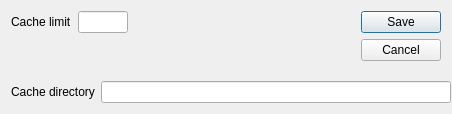
<ui version="4.0" >
 <class>CacheSettingsDialog</class>
 <widget class="QDialog" name="CacheSettingsDialog" >
  <property name="geometry" >
   <rect>
    <x>0</x>
    <y>0</y>
    <width>452</width>
    <height>114</height>
   </rect>
  </property>
  <property name="minimumSize" >
   <size>
    <width>350</width>
    <height>0</height>
   </size>
  </property>
  <property name="windowTitle" >
   <string>Cache settings</string>
  </property>
  <layout class="QVBoxLayout" >
   <item>
    <layout class="QHBoxLayout" >
     <item>
      <layout class="QVBoxLayout" >
       <item>
        <layout class="QHBoxLayout" >
         <item>
          <widget class="QLabel" name="label" >
           <property name="text" >
            <string>Cache limit</string>
           </property>
          </widget>
         </item>
         <item>
          <widget class="QLineEdit" name="cacheNumEdit" >
           <property name="minimumSize" >
            <size>
             <width>50</width>
             <height>0</height>
            </size>
           </property>
           <property name="maximumSize" >
            <size>
             <width>50</width>
             <height>16777215</height>
            </size>
           </property>
          </widget>
         </item>
         <item>
          <spacer>
           <property name="orientation" >
            <enum>Qt::Horizontal</enum>
           </property>
           <property name="sizeHint" >
            <size>
             <width>40</width>
             <height>20</height>
            </size>
           </property>
          </spacer>
         </item>
        </layout>
       </item>
       <item>
        <spacer>
         <property name="orientation" >
          <enum>Qt::Vertical</enum>
         </property>
         <property name="sizeHint" >
          <size>
           <width>20</width>
           <height>40</height>
          </size>
         </property>
        </spacer>
       </item>
      </layout>
     </item>
     <item>
      <layout class="QVBoxLayout" >
       <item>
        <widget class="QPushButton" name="saveButton" >
         <property name="text" >
          <string>Save</string>
         </property>
         <property name="default" >
          <bool>true</bool>
         </property>
        </widget>
       </item>
       <item>
        <widget class="QPushButton" name="cancelButton" >
         <property name="text" >
          <string>Cancel</string>
         </property>
        </widget>
       </item>
       <item>
        <spacer>
         <property name="orientation" >
          <enum>Qt::Vertical</enum>
         </property>
         <property name="sizeHint" >
          <size>
           <width>20</width>
           <height>40</height>
          </size>
         </property>
        </spacer>
       </item>
      </layout>
     </item>
    </layout>
   </item>
   <item>
    <layout class="QHBoxLayout" >
     <item>
      <widget class="QLabel" name="label_2" >
       <property name="text" >
        <string>Cache directory</string>
       </property>
      </widget>
     </item>
     <item>
      <widget class="QLineEdit" name="dirEdit" >
       <property name="sizePolicy" >
        <sizepolicy vsizetype="Fixed" hsizetype="Fixed" >
         <horstretch>0</horstretch>
         <verstretch>0</verstretch>
        </sizepolicy>
       </property>
       <property name="minimumSize" >
        <size>
         <width>350</width>
         <height>0</height>
        </size>
       </property>
      </widget>
     </item>
    </layout>
   </item>
  </layout>
 </widget>
 <resources/>
 <connections/>
</ui>
